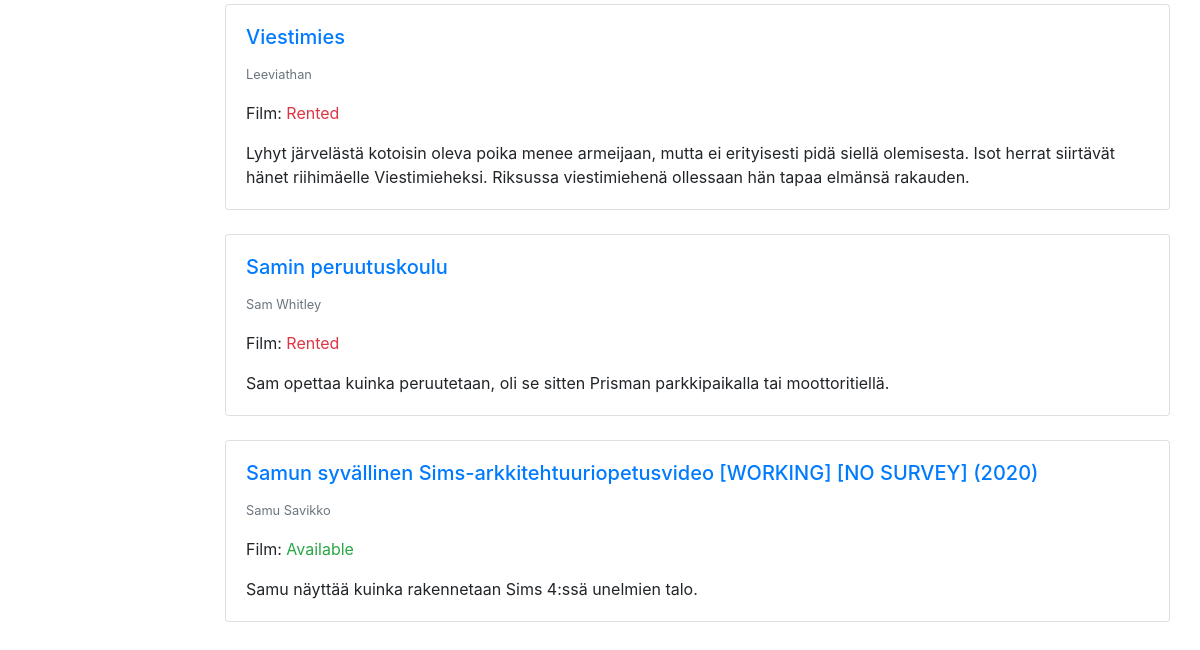
/?search=Film (lower part), run on an earlier commit of the app's database.
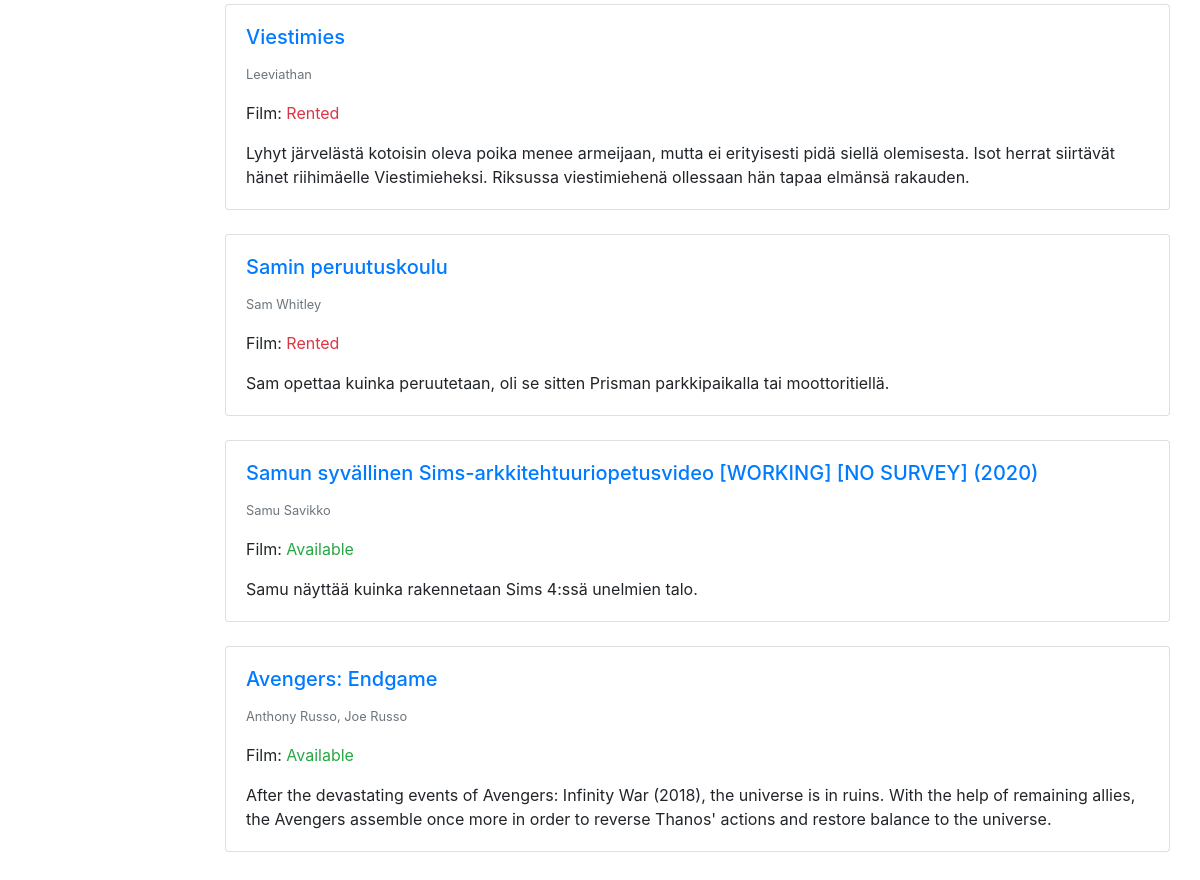
And on a later commit of the database.
### rental_system/models.py (models this page shows, shortened)
class Work(models.Model):
    creators = models.ManyToManyField(Creator)
    type = models.ForeignKey(Type, on_delete=models.CASCADE)
    genres = models.ManyToManyField(Genre)
    publishers = models.ManyToManyField(Publisher, null=True, blank=True)
    title = models.CharField(max_length=200)
    desc = models.TextField(max_length=500)
    trailer = models.URLField(blank=True)
    image = models.URLField(blank=True)
    pub_date = models.IntegerField(
        default=2020,
        validators=[
            MaxValueValidator(datetime.date.today().year),
            MinValueValidator(1800)
        ]
    )
    def available(self):
        rented = RentedWork.objects.filter(rented_work_id = self.id, returned=False).order_by('-rent_date').first()
        if rented:
            return False
        else:
            return True

class Creator(models.Model):
    first_name = models.CharField(max_length=200, null=True)
    last_name = models.CharField(max_length=200, null=True)
    display_name = models.CharField(max_length=200, default="Display name")
    use_display_name = models.BooleanField(default=False)
    def __str__(self):
        if (self.use_display_name == True):
            return self.display_name
        else:
            return self.first_name + " " + self.last_name

class Type(models.Model):
    type = models.CharField(max_length=200)
    def __str__(self):
        return self.type

### rental_system/views.py (the view)
# urls.py: path('', views.index, name='index'),
def index(request):
    works = Work.objects.order_by('-pub_date').all()
    types = Type.objects.all()
    genres = Genre.objects.all()
    if not request.GET.get('search'):
        paginator = Paginator(works, 5)
        page_number = request.GET.get('page')
        page_obj = paginator.get_page(page_number)
    else:
        page_obj = works
    context = {'works': page_obj, 'types': types, 'genres': genres}
    query = ""
    if request.GET.get('search'):
        query = request.GET['search']
        context['query'] = str(query)
    posts = sorted(search(query), key=attrgetter('title'), reverse=True)
    context['posts'] = posts
    return render(request, 'rental_system/index.html', context)

### rental_system/models.py (called while the page is built)
    def __str__(self):
        return self.genre

### rental_system/views.py (called while the page is built)
def search(query=None):
    queryset = []
    queries = query.split(" ") #
    for search in queries:
        obj = Work.objects.filter(Q(title__iexact=search) | Q(desc__iexact=search))
        for post in obj:
            queryset.append(post)
    return list(set(queryset))

### rental_system/templates/rental_system/index.html (shortened to what this page needs)
{% extends 'base.html' %}
{% block content %}
{% load static %}
<link rel="stylesheet" href="{% static 'mobile.css' %}">
<div class="container-fluid">
    <div class="row">
        {% if types %}
        <div class="col-lg-2 col-12">
        </div>
        {% endif %}
        {% if works %}
        <div class="col-lg-10 col-12">
            {% for work in works %}
            {% if query in work.title or query in work.title.casefold or query in work.desc or query in work.creators.all|join:", " or query in work.genres.all|join:", "  or query in work.type.type %}
            <div class="card">
                <div class="card-body">
                    <a href="work/{{ work.id }}">
                        <h5 class="card-title">{{ work.title }}</h5>
                    </a>
                    <p class="card-text"><small class="text-muted">{{ work.creators.all|join:", " }}</small></p>
                    <p class="card-text">{{ work.type.type }}:
                    {% if work.available %}
                    <span class="text-success">Available</span>
                    {% else %}
                    <span class="text-danger">Rented</span>
                    {% endif %}
                    </p>
                    <p class="card-text">{{ work.desc }}</p>
                </div>
            </div>
            <br>
            {% endif %}
            {% endfor %}
        </div>
    </div>
    {% else %}
    <p>No works are available.</p>
    {% endif %}
</div>
{% endblock %}

### templates/base.html (shortened to what this page needs)
{% load static %}
<!doctype html>
<html lang="en">
<head>
	<link rel="stylesheet" href="https://stackpath.bootstrapcdn.com/bootstrap/4.4.1/css/bootstrap.min.css"
>
	<link rel="stylesheet" href="{% static 'darkmode.css' %}">
</head>
<body>
	<br>
	<div class="container-fluid">
		{% block content %}
		{% endblock %}
	</div>
</body>
</html>

What changed in the data, as far as the page shows it:
added Work: title "Avengers: Endgame", creators.all "Anthony Russo, Joe Russo", type.type "Film", shows "Available", desc "After the devastating events of Avengers: Infinity War (2018), the universe is in ruins. With the help of remaining allies, the Avengers assemble once more in order to reverse Thanos' actions and restore balance to the universe."
